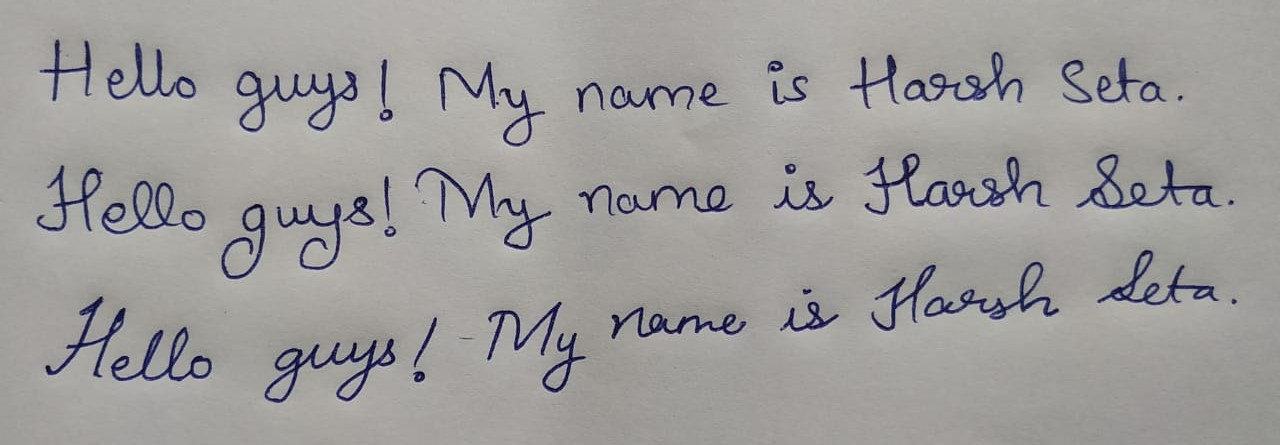
#> input picture data/try2.jpeg, 1280 x 445 px; its folder holds only this picture in this run
$ python -i deslant.py   (imports and definitions only)
#> lines starting #> are read from the running program, lines starting #| are printed output that depends on the picture; after the words box and inside, x2 and y2 are one past the last pixel; in counts of white or black regions, pixels touching at a corner belong together
from collections import namedtuple
from typing import Tuple

import cv2
import numpy as np
import pybobyqa

DeslantRes = namedtuple('DeslantRes', 'img, shear_val, candidates')
Candidate = namedtuple('Candidate', 'shear_val, score')


def _get_shear_vals(lower_bound: float,
                    upper_bound: float,
                    step: float) -> Tuple[float]:
    """Compute shear values in given range."""
    return tuple(np.arange(lower_bound, upper_bound + step, step))


def _shear_img(img: np.ndarray,
               s: float, bg_color: int,
               interpolation=cv2.INTER_NEAREST) -> np.ndarray:
    """Shears image by given shear value."""
    h, w = img.shape
    offset = h * s
    w = w + int(abs(offset))
    tx = max(-offset, 0)

    shear_transform = np.asarray([[1, s, tx], [0, 1, 0]], dtype=float)
    img_sheared = cv2.warpAffine(img, shear_transform, (w, h), flags=interpolation, borderValue=bg_color)

    return img_sheared


def _compute_score(img_binary: np.ndarray, s: float) -> float:
    """Compute score, with higher score values corresponding to more and longer vertical lines."""
    img_sheared = _shear_img(img_binary, s, 0)
    h = img_sheared.shape[0]

    img_sheared_mask = img_sheared > 0
    first_fg_px = np.argmax(img_sheared_mask, axis=0)
    last_fg_px = h - np.argmax(img_sheared_mask[::-1], axis=0)
    num_fg_px = np.sum(img_sheared_mask, axis=0)

    dist_fg_px = last_fg_px - first_fg_px
    col_mask = np.bitwise_and(num_fg_px > 0, dist_fg_px == num_fg_px)
    masked_dist_fg_px = dist_fg_px[col_mask]

    score = sum(masked_dist_fg_px ** 2)
    return score


def deslant(img: np.ndarray,
            optim_algo: 'str' = 'grid',
            lower_bound: float = -2,
            upper_bound: float = 2,
            num_steps: int = 20,
            bg_color=255) -> DeslantRes:
    """
    Deslants the image by applying a shear transform.

    The function searches for a shear transform that yields many long connected vertical lines.

    Args:
        img: The image to be deslanted with text in black and background in white.
        optim_algo: Specify optimization algorithm searching for the best scoring shear value:
            'grid': Search on grid defined by the bounds and the number of steps.
            'powell': Apply the derivative-free BOBYQA optimizer from Powell within given bounds.
        lower_bound: Lower bound of shear values to be considered by optimizer.
        upper_bound: Upper bound of shear values to be considered by optimizer.
        num_steps: Number of grid points if optim_algo is 'grid'.
        bg_color: Color that is used to fill the gaps of the returned sheared image.

    Returns:
        Object of DeslantRes, holding the deslanted image and (only for optim_algo 'grid') the candidates
        with shear value and score.
    """
    assert img.ndim == 2
    assert img.dtype == np.uint8
    assert optim_algo in ['grid', 'powell']
    assert lower_bound < upper_bound

    # apply Otsu's threshold method to inverted input image
    img_binary = cv2.threshold(255 - img, 0, 255, cv2.THRESH_BINARY + cv2.THRESH_OTSU)[1] // 255

    # variables to be set by optimization method
    best_shear_val = None
    candidates = None

    # compute scores on grid points
    if optim_algo == 'grid':
        step = (upper_bound - lower_bound) / num_steps
        shear_vals = _get_shear_vals(lower_bound, upper_bound, step)
        candidates = [Candidate(s, _compute_score(img_binary, s)) for s in shear_vals]
        best_shear_val = sorted(candidates, key=lambda c: c.score, reverse=True)[0].shear_val

    # use Powell's derivative-free optimization method to find best scoring shear value
    elif optim_algo == 'powell':
        bounds = [[lower_bound], [upper_bound]]
        s0 = [(lower_bound + upper_bound) / 2]

        # minimize the negative score
        def obj_fun(s):
            return -_compute_score(img_binary, s)

        # the heuristic to find a global minimum is used, as the negative score contains many small local minima
        res = pybobyqa.solve(obj_fun, x0=s0, bounds=bounds, seek_global_minimum=True)
        best_shear_val = res.x[0]

    res_img = _shear_img(img, best_shear_val, bg_color, cv2.INTER_LINEAR)
    # print(type(res_img))
    # cv2.imshow('res_img',res_img)
    return res_img
    # return DeslantRes(res_img, best_shear_val, candidates)

>>> import cv2
>>> picture = cv2.imread('../data/try2.jpeg', cv2.IMREAD_GRAYSCALE)
>>> result = deslant(picture)
#> in deslant, `img_binary = cv2.threshold(255 - img, 0, 255, cv2.THRESH_BINARY + cv2...`:
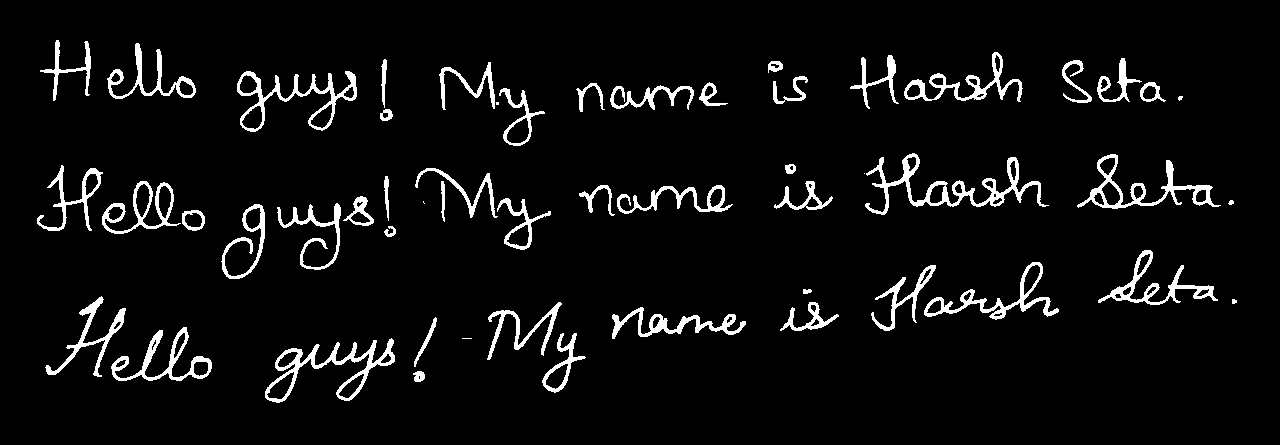
#> img_binary: shape (445, 1280); values 0 (black) and 1 (white), 5.5% white; 54 white regions (5 under 20 px), largest, box (x1, y1, x2, y2) and area: (865, 153, 1049, 215) 2211, (265, 338, 395, 403) 1812, (237, 71, 357, 132) 1585
#> in _compute_score, `first_fg_px = np.argmax(img_sheared_mask, axis=0)`: first_fg_px = 2170 values, max 375 at index 423, min 0 at index 0, mean 109.5
#> in _compute_score, `last_fg_px = h - np.argmax(img_sheared_mask[::-1], axis=0)`: last_fg_px = 2170 values, max 445 at index 0, min 59 at index 1897, mean 331.4
#> in _compute_score, `num_fg_px = np.sum(img_sheared_mask, axis=0)`: num_fg_px = 2170 values, max 49 at index 984, min 0 at index 0, mean 14.34
#> in _compute_score, `dist_fg_px = last_fg_px - first_fg_px`: dist_fg_px = 2170 values, max 445 at index 0, min 1 at index 190, mean 221.9
#> in _compute_score, `masked_dist_fg_px = dist_fg_px[col_mask]`: masked_dist_fg_px = 62 values, max 7 at index 43, min 1 at index 0, mean 2.74
#> in _compute_score, `score = sum(masked_dist_fg_px ** 2)`: score = 602
#> in _shear_img (call 16), `h, w = img.shape`: w = 1280
#> in _shear_img (call 16), `offset = h * s`: offset = 445
#> in _shear_img (call 16), `w = w + int(abs(offset))`: w = 1724
#> in _shear_img (call 16), `shear_transform = np.asarray([[1, s, tx], [0, 1, 0]], dtype=float)`: shear_transform = [[1, 1, 0], [0, 1, 0]]
#> in _shear_img (call 16), `img_sheared = cv2.warpAffine(img, shear_transform, (w, h), flags=inter..`:
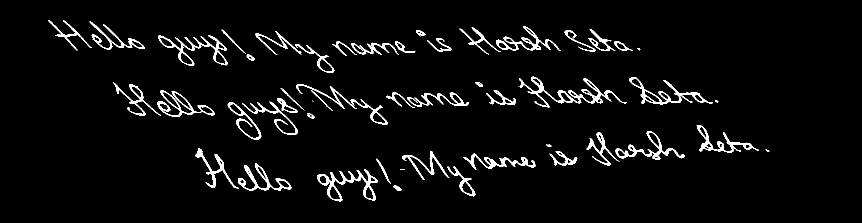
#> img_sheared: shape (445, 1724) (shown at 1/2 size); values 0 (black) and 1 (white), 4.1% white; 53 white regions (5 under 20 px), largest, box (x1, y1, x2, y2) and area: (1038, 153, 1254, 215) 2211, (635, 338, 756, 403) 1812, (316, 71, 455, 132) 1585
#> in _shear_img (call 17), `h, w = img.shape`: w = 1280
#> in _shear_img (call 17), `offset = h * s`: offset = 534
#> in _shear_img (call 17), `w = w + int(abs(offset))`: w = 1813
#> in _shear_img (call 17), `shear_transform = np.asarray([[1, s, tx], [0, 1, 0]], dtype=float)`: shear_transform = [[1, 1.2, 0], [0, 1, 0]]
#> in _shear_img (call 17), `img_sheared = cv2.warpAffine(img, shear_transform, (w, h), flags=inter..`:
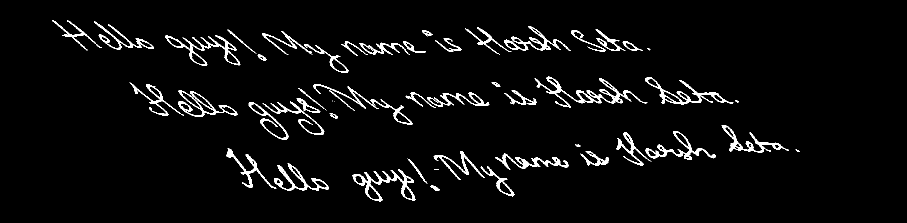
#> img_sheared: shape (445, 1813) (shown at 1/2 size); values 0 (black) and 1 (white), 3.9% white; 54 white regions (6 under 20 px), largest, box (x1, y1, x2, y2) and area: (1069, 153, 1295, 215) 2211, (705, 338, 831, 403) 1812, (330, 71, 481, 132) 1585
#> in _shear_img (call 18), `h, w = img.shape`: w = 1280
#> in _shear_img (call 18), `offset = h * s`: offset = 623
#> in _shear_img (call 18), `w = w + int(abs(offset))`: w = 1902
#> in _shear_img (call 18), `shear_transform = np.asarray([[1, s, tx], [0, 1, 0]], dtype=float)`: shear_transform = [[1, 1.4, 0], [0, 1, 0]]
#> in _shear_img (call 18), `img_sheared = cv2.warpAffine(img, shear_transform, (w, h), flags=inter..`:
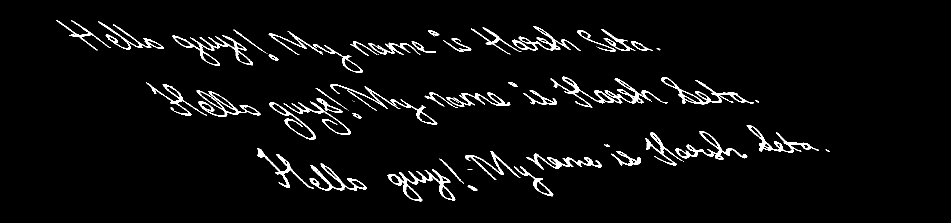
#> img_sheared: shape (445, 1902) (shown at 1/2 size); values 0 (black) and 1 (white), 3.7% white; 61 white regions (14 under 20 px), largest, box (x1, y1, x2, y2) and area: (1101, 153, 1336, 215) 2211, (775, 338, 911, 403) 1812, (345, 71, 506, 132) 1585
#> in _shear_img (call 19), `h, w = img.shape`: w = 1280
#> in _shear_img (call 19), `offset = h * s`: offset = 712
#> in _shear_img (call 19), `w = w + int(abs(offset))`: w = 1991
#> in _shear_img (call 19), `shear_transform = np.asarray([[1, s, tx], [0, 1, 0]], dtype=float)`: shear_transform = [[1, 1.6, 0], [0, 1, 0]]
#> in _shear_img (call 19), `img_sheared = cv2.warpAffine(img, shear_transform, (w, h), flags=inter..`:
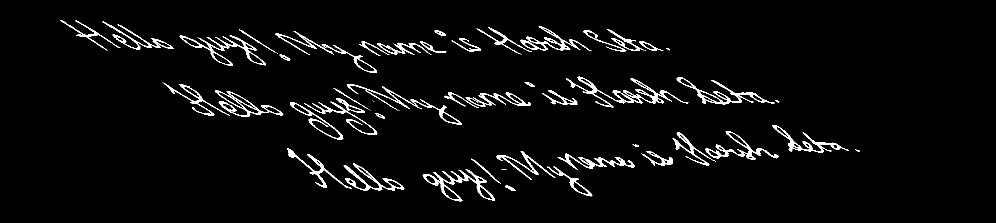
#> img_sheared: shape (445, 1991) (shown at 1/2 size); values 0 (black) and 1 (white), 3.5% white; 62 white regions (15 under 20 px), largest, box (x1, y1, x2, y2) and area: (1132, 153, 1377, 215) 2211, (845, 338, 990, 403) 1812, (359, 71, 532, 132) 1585
#> in _shear_img (call 20), `h, w = img.shape`: w = 1280
#> in _shear_img (call 20), `offset = h * s`: offset = 801
#> in _shear_img (call 20), `w = w + int(abs(offset))`: w = 2080
#> in _shear_img (call 20), `shear_transform = np.asarray([[1, s, tx], [0, 1, 0]], dtype=float)`: shear_transform = [[1, 1.8, 0], [0, 1, 0]]
#> in _shear_img (call 20), `img_sheared = cv2.warpAffine(img, shear_transform, (w, h), flags=inter..`:
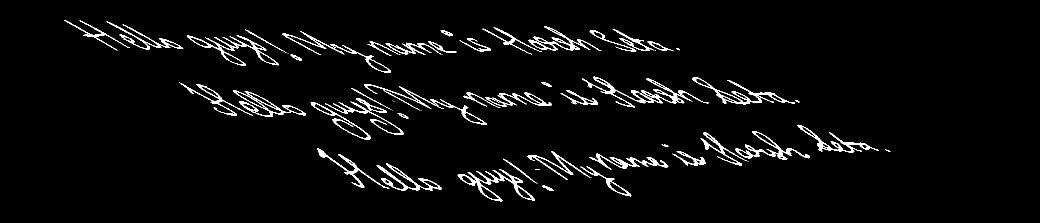
#> img_sheared: shape (445, 2080) (shown at 1/2 size); values 0 (black) and 1 (white), 3.4% white; 69 white regions (22 under 20 px), largest, box (x1, y1, x2, y2) and area: (1164, 153, 1418, 215) 2211, (915, 338, 1070, 403) 1812, (374, 71, 557, 132) 1585
#> in _shear_img (call 21), `h, w = img.shape`: w = 1280
#> in _shear_img (call 21), `offset = h * s`: offset = 890
#> in _shear_img (call 21), `w = w + int(abs(offset))`: w = 2169
#> in _shear_img (call 21), `shear_transform = np.asarray([[1, s, tx], [0, 1, 0]], dtype=float)`: shear_transform = [[1, 2, 0], [0, 1, 0]]
#> in _shear_img (call 21), `img_sheared = cv2.warpAffine(img, shear_transform, (w, h), flags=inter..`:
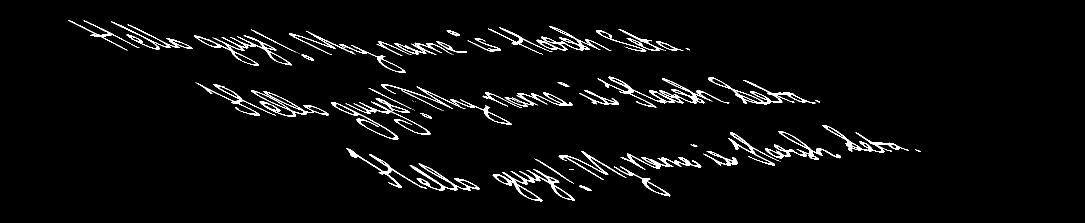
#> img_sheared: shape (445, 2169) (shown at 1/2 size); values 0 (black) and 1 (white), 3.2% white; 70 white regions (23 under 20 px), largest, box (x1, y1, x2, y2) and area: (1195, 153, 1459, 215) 2211, (985, 338, 1150, 403) 1812, (388, 71, 583, 132) 1585
#> in deslant, `candidates = [Candidate(s, _compute_score(img_binary, s)) for s in she..`: candidates = [(-2, 602), (-1.8, 855), (-1.6, 1638), (-1.4, 1766), (-1.2, 1122), (-1, 1966), (-0.8, 1542), (-0.6, 1637), (-0.4, 4012), (-0.2, 4936), (-4.44e-16, 9837), (0.2, 3172), (0.4, 5149), (0.6, 5783), (0.8, 4939), (1, 2990), (1.2, 2650), (1.4, 3632), (1.6, 2683), (1.8, 3641), (2, 2976)]
#> in deslant, `best_shear_val = sorted(candidates, key=lambda c: c.score, reverse=Tru..`: best_shear_val = -4.44e-16

$ run again, on data/try3.jpeg
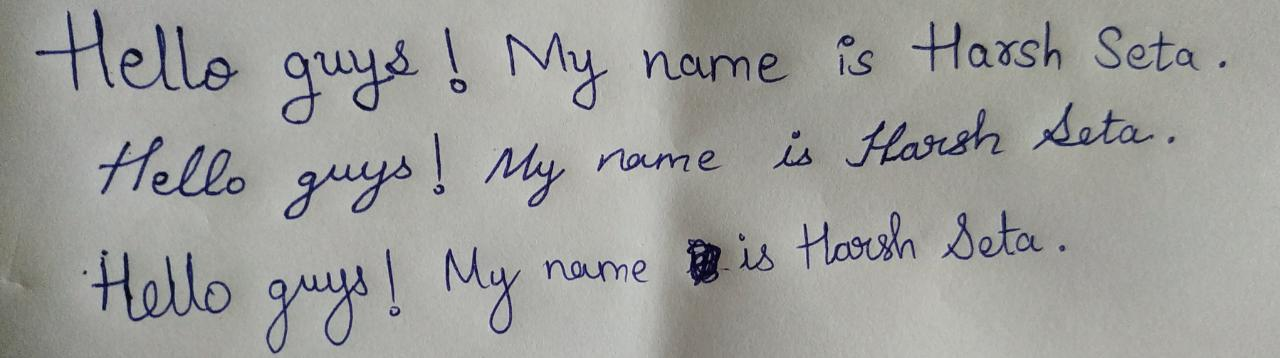
#> input picture data/try3.jpeg, 1280 x 358 px
#> in deslant, `img_binary = cv2.threshold(255 - img, 0, 255, cv2.THRESH_BINARY + cv2...`:
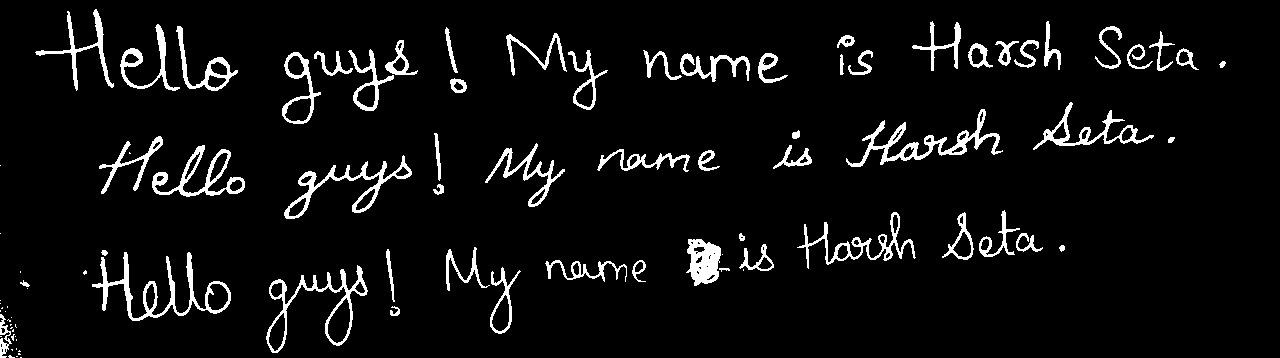
#> img_binary: shape (358, 1280); values 0 (black) and 1 (white), 5.9% white; 92 white regions (32 under 20 px), largest, box (x1, y1, x2, y2) and area: (92, 252, 231, 321) 1842, (846, 109, 1003, 167) 1734, (266, 265, 368, 353) 1408
#> img_sheared: shape (358, 1996); values 0 (black) and 1 (white), 3.8% white in thin lines or dots, all inside (x1, y1, x2, y2) = (2, 9, 1819, 358)
#> first_fg_px = 1996 values, max 357 at index 2, min 0 at index 0, mean 94.55
#> last_fg_px = 1996 values, max 358 at index 0, min 40 at index 1685, mean 253.3
#> num_fg_px = 1996 values, max 45 at index 901, min 0 at index 0, mean 13.45
#> dist_fg_px = 1996 values, max 358 at index 0, min 1 at index 2, mean 158.7
#> masked_dist_fg_px = 76 values, max 5 at index 37, min 1 at index 0, mean 2.08
#> score = 424
#> img_sheared: shape (358, 1924); values 0 (black) and 1 (white), 3.9% white in thin lines or dots, all inside (x1, y1, x2, y2) = (2, 9, 1760, 358)
#> img_sheared: shape (358, 1852); values 0 (black) and 1 (white), 4% white in thin lines or dots, all inside (x1, y1, x2, y2) = (2, 9, 1700, 358)
#> img_sheared: shape (358, 1781); values 0 (black) and 1 (white), 4.2% white in thin lines or dots, all inside (x1, y1, x2, y2) = (1, 9, 1641, 358)
#> img_sheared: shape (358, 1709); values 0 (black) and 1 (white), 4.4% white in thin lines or dots
#> img_sheared: shape (358, 1638); values 0 (black) and 1 (white), 4.6% white; 88 white regions (28 under 20 px), largest, box (x1, y1, x2, y2) and area: (151, 252, 300, 321) 1842, (1042, 109, 1234, 167) 1734, (278, 265, 452, 353) 1408
#> img_sheared: shape (358, 1566); values 0 (black) and 1 (white), 4.8% white; 90 white regions (30 under 20 px), largest, box (x1, y1, x2, y2) and area: (141, 252, 285, 321) 1842, (1003, 109, 1184, 167) 1734, (277, 265, 434, 353) 1408
#> img_sheared: shape (358, 1494); values 0 (black) and 1 (white), 5% white; 89 white regions (29 under 20 px), largest, box (x1, y1, x2, y2) and area: (131, 252, 271, 321) 1842, (964, 109, 1134, 167) 1734, (275, 265, 416, 353) 1408
#> img_sheared: shape (358, 1423); values 0 (black) and 1 (white), 5.3% white; 92 white regions (32 under 20 px), largest, box (x1, y1, x2, y2) and area: (121, 252, 257, 321) 1842, (925, 109, 1089, 167) 1734, (273, 265, 398, 353) 1408
#> img_sheared: shape (358, 1351); values 0 (black) and 1 (white), 5.5% white; 91 white regions (31 under 20 px), largest, box (x1, y1, x2, y2) and area: (106, 252, 244, 321) 1842, (885, 109, 1045, 167) 1734, (270, 265, 382, 353) 1408
#> img_sheared: shape (358, 1351); values 0 (black) and 1 (white), 5.5% white; 92 white regions (32 under 20 px), largest, box (x1, y1, x2, y2) and area: (149, 252, 291, 321) 1842, (878, 109, 1033, 167) 1734, (326, 265, 426, 353) 1408
#> img_sheared: shape (358, 1423); values 0 (black) and 1 (white), 5.3% white; 89 white regions (29 under 20 px), largest, box (x1, y1, x2, y2) and area: (204, 252, 351, 321) 1842, (909, 109, 1063, 167) 1734, (384, 265, 485, 353) 1408
#> img_sheared: shape (358, 1494); values 0 (black) and 1 (white), 5% white; 90 white regions (31 under 20 px), largest, box (x1, y1, x2, y2) and area: (255, 252, 412, 321) 1842, (941, 109, 1094, 167) 1734, (441, 265, 550, 353) 1408
#> img_sheared: shape (358, 1566); values 0 (black) and 1 (white), 4.8% white; 88 white regions (29 under 20 px), largest, box (x1, y1, x2, y2) and area: (307, 252, 473, 321) 1842, (972, 109, 1124, 167) 1734, (497, 265, 618, 353) 1408
#> img_sheared: shape (358, 1637); values 0 (black) and 1 (white), 4.6% white; 88 white regions (29 under 20 px), largest, box (x1, y1, x2, y2) and area: (358, 252, 534, 321) 1842, (1001, 109, 1154, 167) 1734, (554, 265, 686, 353) 1408
#> img_sheared: shape (358, 1709); values 0 (black) and 1 (white), 4.4% white; 95 white regions (34 under 20 px), largest, box (x1, y1, x2, y2) and area: (409, 252, 596, 321) 1842, (1027, 109, 1184, 167) 1734, (610, 265, 755, 353) 1408
#> img_sheared: shape (358, 1781); values 0 (black) and 1 (white), 4.2% white; 98 white regions (40 under 20 px), largest, box (x1, y1, x2, y2) and area: (461, 252, 658, 321) 1842, (1051, 109, 1214, 167) 1733, (666, 265, 824, 353) 1408
#> img_sheared: shape (358, 1852); values 0 (black) and 1 (white), 4% white; 111 white regions (52 under 20 px), largest, box (x1, y1, x2, y2) and area: (512, 252, 720, 321) 1842, (1076, 109, 1245, 167) 1734, (723, 266, 892, 353) 1407
#> img_sheared: shape (358, 1924); values 0 (black) and 1 (white), 3.9% white; 115 white regions (58 under 20 px), largest, box (x1, y1, x2, y2) and area: (564, 252, 782, 321) 1842, (1100, 109, 1275, 167) 1733, (779, 266, 961, 353) 1407
#> in _shear_img (call 21), `h, w = img.shape`: w = 1280
#> offset = 716
#> in _shear_img (call 21), `w = w + int(abs(offset))`: w = 1995
#> shear_transform = [[1, 2, 0], [0, 1, 0]]
#> in _shear_img (call 21), `img_sheared = cv2.warpAffine(img, shear_transform, (w, h), flags=inter..`:
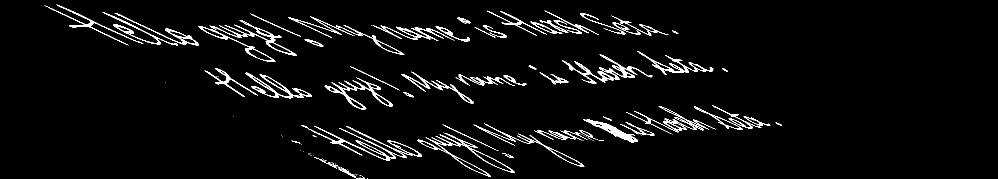
#> img_sheared: shape (358, 1995) (shown at 1/2 size); values 0 (black) and 1 (white), 3.8% white in thin lines or dots, all inside (x1, y1, x2, y2) = (89, 9, 1564, 358)
#> candidates = [(-2, 424), (-1.8, 1103), (-1.6, 557), (-1.4, 619), (-1.2, 1748), (-1, 4319), (-0.8, 1930), (-0.6, 2752), (-0.4, 5930), (-0.2, 9006), (-4.44e-16, 17859), (0.2, 8566), (0.4, 6349), (0.6, 5097), (0.8, 1175), (1, 207), (1.2, 918), (1.4, 723), (1.6, 507), (1.8, 710), (2, 768)]
#> best_shear_val = -4.44e-16
